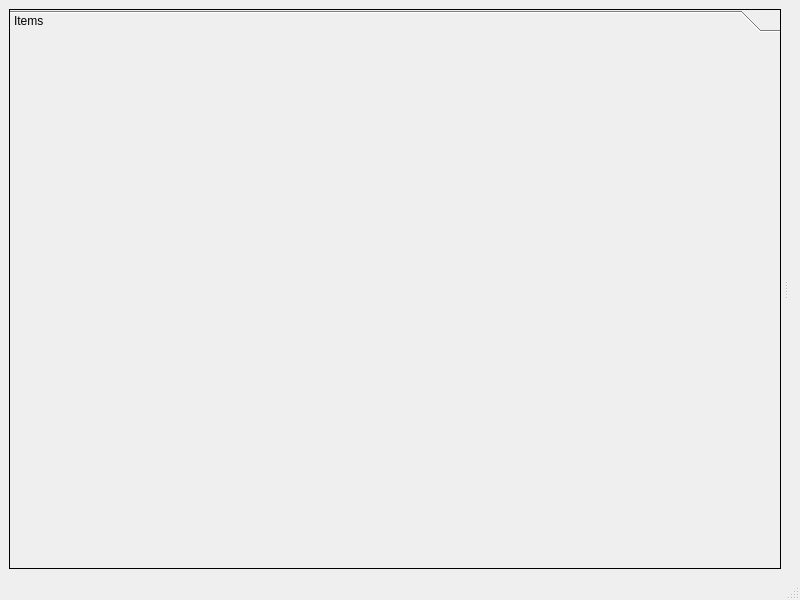
<?xml version="1.0" encoding="UTF-8"?>
<ui version="4.0">
 <class>ApplicationWindow</class>
 <widget class="QMainWindow" name="ApplicationWindow">
  <property name="geometry">
   <rect>
    <x>0</x>
    <y>0</y>
    <width>800</width>
    <height>600</height>
   </rect>
  </property>
  <property name="windowTitle">
   <string>MainWindow</string>
  </property>
  <widget class="QWidget" name="centralwidget">
   <layout class="QVBoxLayout" name="verticalLayout">
    <item>
     <widget class="QSplitter" name="splitter">
      <property name="frameShape">
       <enum>QFrame::Shape::NoFrame</enum>
      </property>
      <property name="frameShadow">
       <enum>QFrame::Shadow::Plain</enum>
      </property>
      <property name="lineWidth">
       <number>5</number>
      </property>
      <property name="midLineWidth">
       <number>5</number>
      </property>
      <property name="orientation">
       <enum>Qt::Orientation::Horizontal</enum>
      </property>
      <property name="handleWidth">
       <number>10</number>
      </property>
      <widget class="QToolBox" name="toolbox">
       <property name="sizePolicy">
        <sizepolicy hsizetype="Minimum" vsizetype="Preferred">
         <horstretch>0</horstretch>
         <verstretch>0</verstretch>
        </sizepolicy>
       </property>
       <property name="minimumSize">
        <size>
         <width>165</width>
         <height>0</height>
        </size>
       </property>
       <property name="baseSize">
        <size>
         <width>0</width>
         <height>0</height>
        </size>
       </property>
       <property name="frameShape">
        <enum>QFrame::Shape::Box</enum>
       </property>
       <widget class="QWidget" name="tbPage1">
        <property name="geometry">
         <rect>
          <x>0</x>
          <y>0</y>
          <width>163</width>
          <height>507</height>
         </rect>
        </property>
        <attribute name="label">
         <string>Items</string>
        </attribute>
       </widget>
      </widget>
      <widget class="QWidget" name="scene" native="true">
       <layout class="QHBoxLayout" name="horizontalLayout"/>
      </widget>
     </widget>
    </item>
   </layout>
  </widget>
  <widget class="QMenuBar" name="menubar">
   <property name="geometry">
    <rect>
     <x>0</x>
     <y>0</y>
     <width>800</width>
     <height>22</height>
    </rect>
   </property>
  </widget>
  <widget class="QStatusBar" name="statusbar"/>
 </widget>
 <resources/>
 <connections/>
</ui>
